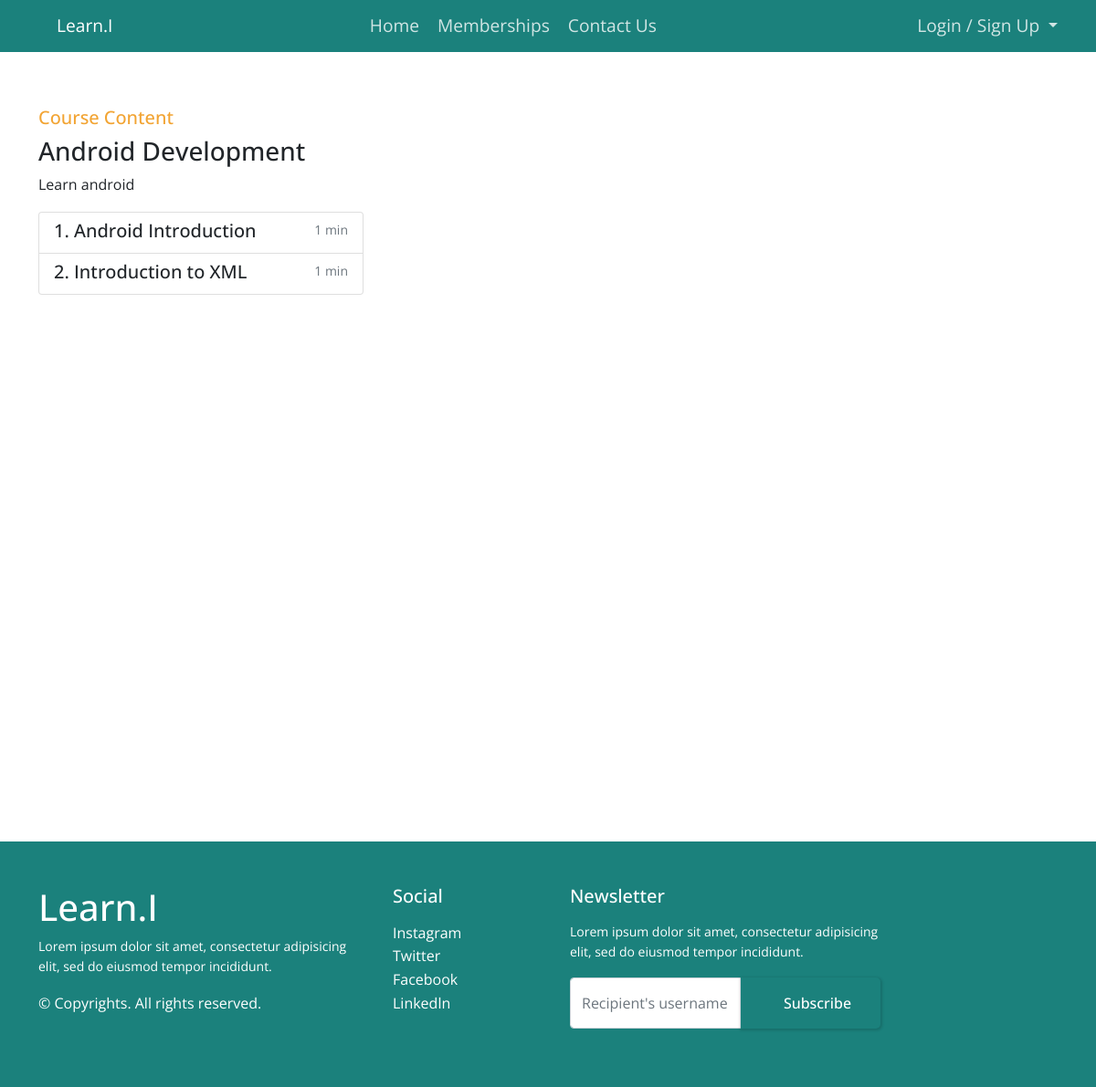
Screenshot of /android-101 with the database file from the repository.
### course/models.py (models this page shows, shortened)
class Course(models.Model):
    slug = models.SlugField()
    title = models.CharField(max_length=120)
    description = models.TextField()
    allowed_memberships = models.ManyToManyField(Membership)
    thumbnail = models.ImageField(null=True)
    updated = models.DateTimeField(auto_now=True)
    created = models.DateField(auto_now_add=True)
    @property
    def lessons(self):
        return self.lesson_set.all().order_by('position')

class Lesson(models.Model):
    slug = models.SlugField()
    title = models.CharField(max_length=120)
    course = models.ForeignKey(Course, on_delete=models.SET_NULL, null=True)
    position = models.IntegerField()
    video_url = models.CharField(max_length=200)
    videofile = models.FileField(upload_to='videos/',
                                 null=True,
                                 verbose_name="")
    thumbnail = models.ImageField()
    def get_absolute_url(self):
        return reverse("course:lesson-detail",
                       kwargs={
                           "course_slug": self.course.slug,
                           "lesson_slug": self.slug
                       })

### course/views.py (the view)
# urls.py: path('<slug>', CourseDetailView.as_view(), name='detail'),
class CourseDetailView(DetailView):
    model = Course

### course/templates/course/course_detail.html (shortened to what this page needs)
{% extends 'course/base.html' %}
{% block content %}
<div class="container">
    <div class="section-coursedetail">
        <h5 class="top-content">Course Content</h5>
        <div class="row">
            <div class="col-sm-4 col-md-4">
                <h3>{{ object.title }}</h3>
                <p>{{ object.description }}</p>
                <div class="list-group">
                    {% for lesson in object.lessons %}
                    <a href="{{ lesson.get_absolute_url }}" class="list-group-item list-group-item-action">
                        <div class="d-flex w-100 justify-content-between">
                            <h5 class="mb-1"><span>{{lesson.position}}. </span>{{ lesson.title }}</h5>
                            <small class="text-muted">1 min</small>
                        </div>
                    </a>
                    {% endfor %}
                </div>
            </div>
        </div>
    </div>
</div>
{% endblock %}

### static/css/main.css (style rules this page uses)
:root { --colorbackgrounddark: #1b817c; --colorbackgroundlight: #fff; --colortextdark: #000; --colortextlight: #fff; --colorbtnlight: #f2a433; --titletextsize: 3em; --subtitlesize: 1.5em; --normaltextsize: 1.2em; --titlefontweight: 700; --subtitlefontweight: 500; --sectionheight: 865px; --sectionpadding: 60px 0 120px 0; --sectiontopmargin: 0 0 70px 0; --webkit-box-shadow: 10px 10px 43px -2px rgba(179, 179, 179, 1); --moz-box-shadow: 10px 10px 43px -2px rgba(179, 179, 179, 1); --box-shadow: 10px 10px 43px -2px rgba(179, 179, 179, 1); }
* { font-family: "Open Sans", sans-serif; }
a { color: inherit; text-decoration: none; transition: all 0.7s; cursor: pointer; }
html { min-height: 100%; position: relative; }
body { line-height: 1.6; min-height: 100vh; }
.section-coursedetail { padding: var(--sectionpadding); height: var(--sectionheight); }
.section-coursedetail .top-content { color: var(--colorbtnlight); }

### rows the page displays
Course: title "Android Development", description "Learn android"
Lesson: position "1", title "Android Introduction"
Lesson: position "2", title "Introduction to XML"
